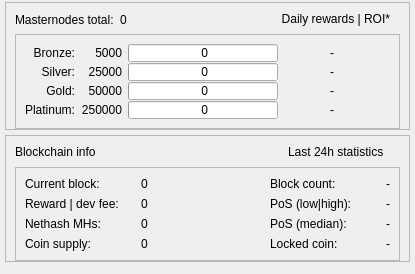
              <widget class="QWidget" name="infoWidget" native="true">
               <layout class="QVBoxLayout" name="informationWidget">
                <property name="spacing">
                 <number>5</number>
                </property>
                <property name="leftMargin">
                 <number>5</number>
                </property>
                <property name="topMargin">
                 <number>2</number>
                </property>
                <property name="rightMargin">
                 <number>5</number>
                </property>
                <property name="bottomMargin">
                 <number>2</number>
                </property>
                <item>
                 <widget class="QFrame" name="frameMnInfo">
                  <property name="frameShape">
                   <enum>QFrame::StyledPanel</enum>
                  </property>
                  <property name="frameShadow">
                   <enum>QFrame::Raised</enum>
                  </property>
                  <layout class="QVBoxLayout" name="verticalLayout_17">
                   <property name="bottomMargin">
                    <number>0</number>
                   </property>
                   <item>
                    <layout class="QHBoxLayout" name="horizontalLayout_9">
                     <item>
                      <widget class="QLabel" name="labelMnTotal">
                       <property name="minimumSize">
                        <size>
                         <width>0</width>
                         <height>0</height>
                        </size>
                       </property>
                       <property name="maximumSize">
                        <size>
                         <width>16777215</width>
                         <height>16777215</height>
                        </size>
                       </property>
                       <property name="text">
                        <string>Masternodes total:</string>
                       </property>
                      </widget>
                     </item>
                     <item>
                      <widget class="QLabel" name="labelMnTotal_Value">
                       <property name="text">
                        <string>0</string>
                       </property>
                      </widget>
                     </item>
                     <item>
                      <spacer name="horizontalSpacer_7">
                       <property name="orientation">
                        <enum>Qt::Horizontal</enum>
                       </property>
                       <property name="sizeHint" stdset="0">
                        <size>
                         <width>40</width>
                         <height>16</height>
                        </size>
                       </property>
                      </spacer>
                     </item>
                     <item>
                      <widget class="QLabel" name="labelROI">
                       <property name="minimumSize">
                        <size>
                         <width>0</width>
                         <height>0</height>
                        </size>
                       </property>
                       <property name="maximumSize">
                        <size>
                         <width>16777215</width>
                         <height>16777215</height>
                        </size>
                       </property>
                       <property name="text">
                        <string>Daily rewards | ROI*   </string>
                       </property>
                       <property name="alignment">
                        <set>Qt::AlignRight</set>
                       </property>
                      </widget>
                     </item>
                    </layout>
                   </item>
                   <item>
                    <widget class="QFrame" name="frameMnInfoLevels">
                     <property name="frameShape">
                      <enum>QFrame::StyledPanel</enum>
                     </property>
                     <property name="frameShadow">
                      <enum>QFrame::Raised</enum>
                     </property>
                     <layout class="QGridLayout" name="gridLayout_2">
                      <property name="verticalSpacing">
                       <number>1</number>
                      </property>
                      <item row="0" column="2">
                       <widget class="QProgressBar" name="graphMN1">
                        <property name="minimumSize">
                         <size>
                          <width>0</width>
                          <height>18</height>
                         </size>
                        </property>
                        <property name="maximumSize">
                         <size>
                          <width>16777215</width>
                          <height>18</height>
                         </size>
                        </property>
                        <property name="value">
                         <number>0</number>
                        </property>
                        <property name="format">
                         <string> %v</string>
                        </property>
                       </widget>
                      </item>
                      <item row="1" column="2">
                       <widget class="QProgressBar" name="graphMN2">
                        <property name="minimumSize">
                         <size>
                          <width>0</width>
                          <height>18</height>
                         </size>
                        </property>
                        <property name="maximumSize">
                         <size>
                          <width>16777215</width>
                          <height>18</height>
                         </size>
                        </property>
                        <property name="value">
                         <number>0</number>
                        </property>
                        <property name="format">
                         <string> %v</string>
                        </property>
                       </widget>
                      </item>
                      <item row="3" column="2">
                       <widget class="QProgressBar" name="graphMN3">
                        <property name="minimumSize">
                         <size>
                          <width>0</width>
                          <height>18</height>
                         </size>
                        </property>
                        <property name="maximumSize">
                         <size>
                          <width>16777215</width>
                          <height>18</height>
                         </size>
                        </property>
                        <property name="value">
                         <number>0</number>
                        </property>
                        <property name="format">
                         <string> %v</string>
                        </property>
                       </widget>
                      </item>
                      <item row="4" column="2">
                       <widget class="QProgressBar" name="graphMN4">
                        <property name="minimumSize">
                         <size>
                          <width>0</width>
                          <height>18</height>
                         </size>
                        </property>
                        <property name="maximumSize">
                         <size>
                          <width>16777215</width>
                          <height>18</height>
                         </size>
                        </property>
                        <property name="value">
                         <number>0</number>
                        </property>
                        <property name="format">
                         <string> %v</string>
                        </property>
                       </widget>
                      </item>
                      <item row="0" column="3">
                       <widget class="QLabel" name="roi_11">
                        <property name="minimumSize">
                         <size>
                          <width>50</width>
                          <height>0</height>
                         </size>
                        </property>
                        <property name="maximumSize">
                         <size>
                          <width>16777215</width>
                          <height>16777215</height>
                         </size>
                        </property>
                        <property name="text">
                         <string>-</string>
                        </property>
                        <property name="alignment">
                         <set>Qt::AlignRight|Qt::AlignTrailing|Qt::AlignVCenter</set>
                        </property>
                       </widget>
                      </item>
                      <item row="0" column="4">
                       <widget class="QLabel" name="roi_12">
                        <property name="minimumSize">
                         <size>
                          <width>50</width>
                          <height>0</height>
                         </size>
                        </property>
                        <property name="maximumSize">
                         <size>
                          <width>16777215</width>
                          <height>16777215</height>
                         </size>
                        </property>
                        <property name="text">
                         <string/>
                        </property>
                        <property name="alignment">
                         <set>Qt::AlignLeading|Qt::AlignLeft|Qt::AlignVCenter</set>
                        </property>
                       </widget>
                      </item>
                      <item row="1" column="3">
                       <widget class="QLabel" name="roi_21">
                        <property name="minimumSize">
                         <size>
                          <width>50</width>
                          <height>0</height>
                         </size>
                        </property>
                        <property name="maximumSize">
                         <size>
                          <width>16777215</width>
                          <height>16777215</height>
                         </size>
                        </property>
                        <property name="text">
                         <string>-</string>
                        </property>
                        <property name="alignment">
                         <set>Qt::AlignRight|Qt::AlignTrailing|Qt::AlignVCenter</set>
                        </property>
                       </widget>
                      </item>
                      <item row="1" column="4">
                       <widget class="QLabel" name="roi_22">
                        <property name="minimumSize">
                         <size>
                          <width>50</width>
                          <height>0</height>
                         </size>
                        </property>
                        <property name="maximumSize">
                         <size>
                          <width>16777215</width>
                          <height>16777215</height>
                         </size>
                        </property>
                        <property name="text">
                         <string/>
                        </property>
                        <property name="alignment">
                         <set>Qt::AlignLeading|Qt::AlignLeft|Qt::AlignVCenter</set>
                        </property>
                       </widget>
                      </item>
                      <item row="3" column="3">
                       <widget class="QLabel" name="roi_31">
                        <property name="minimumSize">
                         <size>
                          <width>50</width>
                          <height>0</height>
                         </size>
                        </property>
                        <property name="maximumSize">
                         <size>
                          <width>16777215</width>
                          <height>16777215</height>
                         </size>
                        </property>
                        <property name="text">
                         <string>-</string>
                        </property>
                        <property name="alignment">
                         <set>Qt::AlignRight|Qt::AlignTrailing|Qt::AlignVCenter</set>
                        </property>
                       </widget>
                      </item>
                      <item row="3" column="4">
                       <widget class="QLabel" name="roi_32">
                        <property name="minimumSize">
                         <size>
                          <width>50</width>
                          <height>0</height>
                         </size>
                        </property>
                        <property name="maximumSize">
                         <size>
                          <width>16777215</width>
                          <height>16777215</height>
                         </size>
                        </property>
                        <property name="text">
                         <string/>
                        </property>
                        <property name="alignment">
                         <set>Qt::AlignLeading|Qt::AlignLeft|Qt::AlignVCenter</set>
                        </property>
                       </widget>
                      </item>
                      <item row="4" column="3">
                       <widget class="QLabel" name="roi_41">
                        <property name="minimumSize">
                         <size>
                          <width>50</width>
                          <height>0</height>
                         </size>
                        </property>
                        <property name="maximumSize">
                         <size>
                          <width>16777215</width>
                          <height>16777215</height>
                         </size>
                        </property>
                        <property name="text">
                         <string>-</string>
                        </property>
                        <property name="alignment">
                         <set>Qt::AlignRight|Qt::AlignTrailing|Qt::AlignVCenter</set>
                        </property>
                       </widget>
                      </item>
                      <item row="4" column="4">
                       <widget class="QLabel" name="roi_42">
                        <property name="minimumSize">
                         <size>
                          <width>50</width>
                          <height>0</height>
                         </size>
                        </property>
                        <property name="maximumSize">
                         <size>
                          <width>16777215</width>
                          <height>16777215</height>
                         </size>
                        </property>
                        <property name="text">
                         <string/>
                        </property>
                        <property name="alignment">
                         <set>Qt::AlignLeading|Qt::AlignLeft|Qt::AlignVCenter</set>
                        </property>
                       </widget>
                      </item>
                      <item row="0" column="0">
                       <widget class="QLabel" name="label">
                        <property name="minimumSize">
                         <size>
                          <width>0</width>
                          <height>0</height>
                         </size>
                        </property>
                        <property name="maximumSize">
                         <size>
                          <width>16777215</width>
                          <height>16777215</height>
                         </size>
                        </property>
                        <property name="text">
                         <string>Bronze:</string>
                        </property>
                        <property name="alignment">
                         <set>Qt::AlignRight|Qt::AlignTrailing|Qt::AlignVCenter</set>
                        </property>
                       </widget>
                      </item>
                      <item row="1" column="0">
                       <widget class="QLabel" name="label_2">
                        <property name="minimumSize">
                         <size>
                          <width>0</width>
                          <height>0</height>
                         </size>
                        </property>
                        <property name="maximumSize">
                         <size>
                          <width>16777215</width>
                          <height>16777215</height>
                         </size>
                        </property>
                        <property name="text">
                         <string>Silver:</string>
                        </property>
                        <property name="alignment">
                         <set>Qt::AlignRight|Qt::AlignTrailing|Qt::AlignVCenter</set>
                        </property>
                       </widget>
                      </item>
                      <item row="3" column="0">
                       <widget class="QLabel" name="label_3">
                        <property name="minimumSize">
                         <size>
                          <width>0</width>
                          <height>0</height>
                         </size>
                        </property>
                        <property name="maximumSize">
                         <size>
                          <width>16777215</width>
                          <height>16777215</height>
                         </size>
                        </property>
                        <property name="text">
                         <string>Gold:</string>
                        </property>
                        <property name="alignment">
                         <set>Qt::AlignRight|Qt::AlignTrailing|Qt::AlignVCenter</set>
                        </property>
                       </widget>
                      </item>
                      <item row="4" column="0">
                       <widget class="QLabel" name="label_4">
                        <property name="minimumSize">
                         <size>
                          <width>0</width>
                          <height>0</height>
                         </size>
                        </property>
                        <property name="maximumSize">
                         <size>
                          <width>16777215</width>
                          <height>16777215</height>
                         </size>
                        </property>
                        <property name="text">
                         <string>Platinum:</string>
                        </property>
                        <property name="alignment">
                         <set>Qt::AlignRight|Qt::AlignTrailing|Qt::AlignVCenter</set>
                        </property>
                       </widget>
                      </item>
                      <item row="0" column="1">
                       <widget class="QLabel" name="label_lcolat">
                        <property name="text">
                         <string>5000</string>
                        </property>
                        <property name="alignment">
                         <set>Qt::AlignRight|Qt::AlignTrailing|Qt::AlignVCenter</set>
                        </property>
                       </widget>
                      </item>
                      <item row="1" column="1">
                       <widget class="QLabel" name="label_mcolat">
                        <property name="text">
                         <string>25000</string>
                        </property>
                        <property name="alignment">
                         <set>Qt::AlignRight|Qt::AlignTrailing|Qt::AlignVCenter</set>
                        </property>
                       </widget>
                      </item>
                      <item row="3" column="1">
                       <widget class="QLabel" name="label_fcolat">
                        <property name="text">
                         <string>50000</string>
                        </property>
                        <property name="alignment">
                         <set>Qt::AlignRight|Qt::AlignTrailing|Qt::AlignVCenter</set>
                        </property>
                       </widget>
                      </item>
                      <item row="4" column="1">
                       <widget class="QLabel" name="label_pcolat">
                        <property name="text">
                         <string>250000</string>
                        </property>
                        <property name="alignment">
                         <set>Qt::AlignRight|Qt::AlignTrailing|Qt::AlignVCenter</set>
                        </property>
                       </widget>
                      </item>
                     </layout>
                    </widget>
                   </item>
                  </layout>
                 </widget>
                </item>
                <item>
                 <widget class="QFrame" name="frameBlockchainInfo">
                  <property name="frameShape">
                   <enum>QFrame::StyledPanel</enum>
                  </property>
                  <property name="frameShadow">
                   <enum>QFrame::Raised</enum>
                  </property>
                  <layout class="QVBoxLayout" name="verticalLayout_18">
                   <property name="bottomMargin">
                    <number>0</number>
                   </property>
                   <item>
                    <layout class="QHBoxLayout" name="horizontalLayout_13">
                     <item>
                      <widget class="QLabel" name="label_blockchaininfo">
                       <property name="text">
                        <string>Blockchain info</string>
                       </property>
                       <property name="alignment">
                        <set>Qt::AlignLeading</set>
                       </property>
                      </widget>
                     </item>
                     <item>
                      <spacer name="horizontalSpacer_6">
                       <property name="orientation">
                        <enum>Qt::Horizontal</enum>
                       </property>
                       <property name="sizeType">
                        <enum>QSizePolicy::Expanding</enum>
                       </property>
                       <property name="sizeHint" stdset="0">
                        <size>
                         <width>40</width>
                         <height>16</height>
                        </size>
                       </property>
                      </spacer>
                     </item>
                     <item>
                      <widget class="QLabel" name="label_24hblockchaininfo">
                       <property name="text">
                        <string>Last 24h statistics     </string>
                       </property>
                       <property name="alignment">
                        <set>Qt::AlignRight</set>
                       </property>
                      </widget>
                     </item>
                    </layout>
                   </item>
                   <item>
                    <widget class="QFrame" name="frameBlockchainInfoData">
                     <property name="frameShape">
                      <enum>QFrame::StyledPanel</enum>
                     </property>
                     <property name="frameShadow">
                      <enum>QFrame::Raised</enum>
                     </property>
                     <layout class="QGridLayout" name="gridLayout_3">
                      <item row="0" column="0">
                       <widget class="QLabel" name="label_CurrentBlock">
                        <property name="minimumSize">
                         <size>
                          <width>110</width>
                          <height>0</height>
                         </size>
                        </property>
                        <property name="maximumSize">
                         <size>
                          <width>130</width>
                          <height>16777215</height>
                         </size>
                        </property>
                        <property name="text">
                         <string>Current block:</string>
                        </property>
                        <property name="alignment">
                         <set>Qt::AlignVCenter</set>
                        </property>
                       </widget>
                      </item>
                      <item row="0" column="1">
                       <widget class="QLabel" name="label_CurrentBlock_value">
                        <property name="minimumSize">
                         <size>
                          <width>110</width>
                          <height>0</height>
                         </size>
                        </property>
                        <property name="maximumSize">
                         <size>
                          <width>130</width>
                          <height>16777215</height>
                         </size>
                        </property>
                        <property name="text">
                         <string>0</string>
                        </property>
                        <property name="alignment">
                         <set>Qt::AlignVCenter</set>
                        </property>
                       </widget>
                      </item>
                      <item row="0" column="2">
                       <widget class="QLabel" name="label_spacer">
                        <property name="minimumSize">
                         <size>
                          <width>0</width>
                          <height>0</height>
                         </size>
                        </property>
                        <property name="maximumSize">
                         <size>
                          <width>16777215</width>
                          <height>16777215</height>
                         </size>
                        </property>
                        <property name="text">
                         <string/>
                        </property>
                       </widget>
                      </item>
                      <item row="0" column="3">
                       <widget class="QLabel" name="label_24hBlock">
                        <property name="minimumSize">
                         <size>
                          <width>110</width>
                          <height>0</height>
                         </size>
                        </property>
                        <property name="maximumSize">
                         <size>
                          <width>130</width>
                          <height>16777215</height>
                         </size>
                        </property>
                        <property name="text">
                         <string>Block count:</string>
                        </property>
                        <property name="alignment">
                         <set>Qt::AlignVCenter</set>
                        </property>
                       </widget>
                      </item>
                      <item row="0" column="4">
                       <widget class="QLabel" name="label_24hBlock_value">
                        <property name="minimumSize">
                         <size>
                          <width>0</width>
                          <height>0</height>
                         </size>
                        </property>
                        <property name="maximumSize">
                         <size>
                          <width>100</width>
                          <height>16777215</height>
                         </size>
                        </property>
                        <property name="text">
                         <string>-</string>
                        </property>
                        <property name="alignment">
                         <set>Qt::AlignVCenter</set>
                        </property>
                       </widget>
                      </item>
                      <item row="1" column="0">
                       <widget class="QLabel" name="label_CurrentBlockReward">
                        <property name="text">
                         <string>Reward | dev fee:</string>
                        </property>
                        <property name="alignment">
                         <set>Qt::AlignVCenter</set>
                        </property>
                       </widget>
                      </item>
                      <item row="1" column="1">
                       <widget class="QLabel" name="label_CurrentBlockReward_value">
                        <property name="text">
                         <string>0</string>
                        </property>
                        <property name="alignment">
                         <set>Qt::AlignVCenter</set>
                        </property>
                       </widget>
                      </item>
                      <item row="1" column="3">
                       <widget class="QLabel" name="label_24hPoS">
                        <property name="toolTip">
                         <string>Average value of 100 max/min inputs in the last 24 hours</string>
                        </property>
                        <property name="text">
                         <string>PoS (low|high):</string>
                        </property>
                        <property name="alignment">
                         <set>Qt::AlignVCenter</set>
                        </property>
                       </widget>
                      </item>
                      <item row="1" column="4">
                       <widget class="QLabel" name="label_24hPoS_value">
                        <property name="text">
                         <string>-</string>
                        </property>
                        <property name="alignment">
                         <set>Qt::AlignVCenter</set>
                        </property>
                       </widget>
                      </item>
                      <item row="2" column="0">
                       <widget class="QLabel" name="label_Nethash">
                        <property name="text">
                         <string>Nethash MHs:</string>
                        </property>
                        <property name="alignment">
                         <set>Qt::AlignVCenter</set>
                        </property>
                       </widget>
                      </item>
                      <item row="2" column="1">
                       <widget class="QLabel" name="label_Nethash_value">
                        <property name="text">
                         <string>0</string>
                        </property>
                        <property name="alignment">
                         <set>Qt::AlignVCenter</set>
                        </property>
                       </widget>
                      </item>
                      <item row="2" column="3">
                       <widget class="QLabel" name="label_24hPoSMedian">
                        <property name="toolTip">
                         <string>Median value of all PoS inputs in the last 24 hours</string>
                        </property>
                        <property name="text">
                         <string>PoS (median):</string>
                        </property>
                        <property name="alignment">
                         <set>Qt::AlignVCenter</set>
                        </property>
                       </widget>
                      </item>
                      <item row="2" column="4">
                       <widget class="QLabel" name="label_24hPoSMedian_value">
                        <property name="text">
                         <string>-</string>
                        </property>
                        <property name="alignment">
                         <set>Qt::AlignVCenter</set>
                        </property>
                       </widget>
                      </item>
                      <item row="3" column="0">
                       <widget class="QLabel" name="label_Supply">
                        <property name="text">
                         <string>Coin supply:</string>
                        </property>
                        <property name="alignment">
                         <set>Qt::AlignVCenter</set>
                        </property>
                       </widget>
                      </item>
                      <item row="3" column="1">
                       <widget class="QLabel" name="label_Supply_value">
                        <property name="text">
                         <string>0</string>
                        </property>
                        <property name="alignment">
                         <set>Qt::AlignVCenter</set>
                        </property>
                       </widget>
                      </item>
                      <item row="3" column="3">
                       <widget class="QLabel" name="label_LockedCoin">
                        <property name="text">
                         <string>Locked coin:</string>
                        </property>
                        <property name="alignment">
                         <set>Qt::AlignVCenter</set>
                        </property>
                       </widget>
                      </item>
                      <item row="3" column="4">
                       <widget class="QLabel" name="label_LockedCoin_value">
                        <property name="text">
                         <string>-</string>
                        </property>
                        <property name="alignment">
                         <set>Qt::AlignVCenter</set>
                        </property>
                       </widget>
                      </item>
                     </layout>
                    </widget>
                   </item>
                  </layout>
                 </widget>
                </item>
                <item>
                 <spacer name="verticalSpacer_2">
                  <property name="orientation">
                   <enum>Qt::Vertical</enum>
                  </property>
                  <property name="sizeHint" stdset="0">
                   <size>
                    <width>20</width>
                    <height>10</height>
                   </size>
                  </property>
                 </spacer>
                </item>
               </layout>
              </widget>
